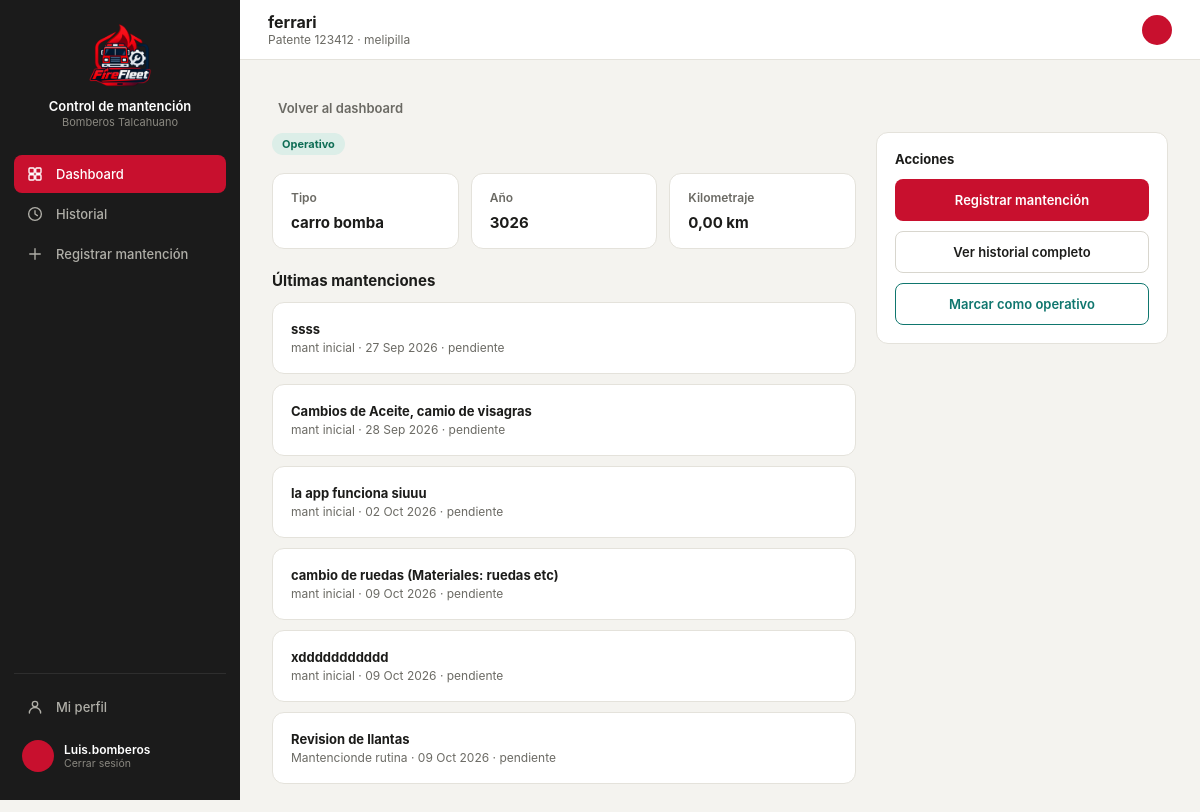
Page /vehidetalle/1/ (signed in) on the earlier database version.
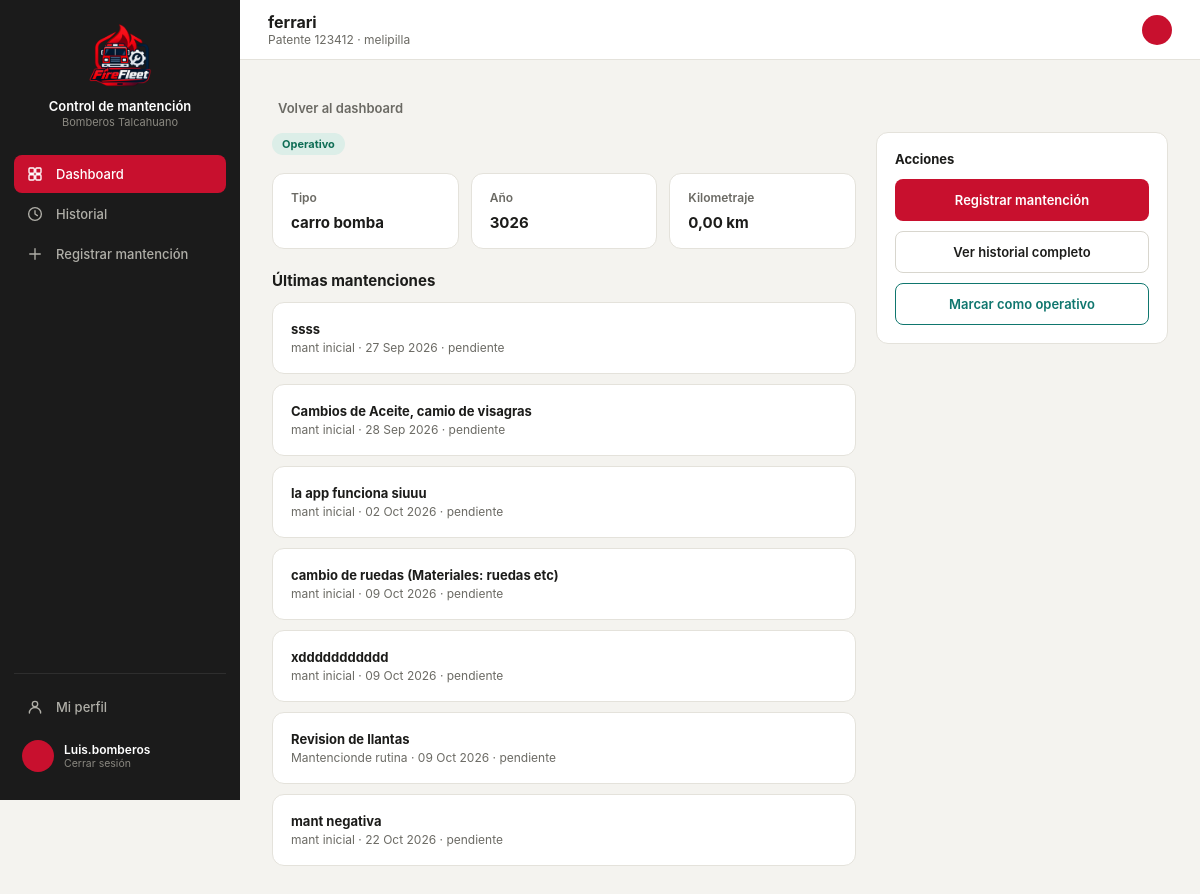
Same page on the later database version.
### core/models.py (models this page shows)
class Mantencion(models.Model):
    id_mant = models.AutoField(primary_key=True)
    id_vehi = models.ForeignKey(
        Vehiculo, on_delete=models.CASCADE, db_column="id_vehi", related_name="mantenciones",
    )
    id_tipo = models.ForeignKey(
        TipoMantencion, on_delete=models.PROTECT, db_column="id_tipo", related_name="mantenciones",
    )
    descripcion = models.TextField(blank=True, default='')
    fecha_in = models.DateField(auto_now_add=True)
    fecha_ter = models.DateField(null=True, blank=True)
    estado = models.CharField(max_length=30, default="pendiente")
    costo_t = models.DecimalField(max_digits=12, decimal_places=2, default=0)
    respon = models.CharField(max_length=120, blank=True)
    class Meta:
        db_table = "mantencion"

class TipoMantencion(models.Model):
    id_tipo = models.AutoField(primary_key=True)
    nombre = models.CharField(max_length=100)
    categ = models.CharField(max_length=50, blank=True)
    perio = models.CharField(max_length=50, blank=True)
    class Meta:
        db_table = "tipomantencion"
        verbose_name = "Tipo de mantención"
        verbose_name_plural = "Tipos de mantención"
    def __str__(self):
        return self.nombre

### core/views.py (the view)
# urls.py: path('vehidetalle/<int:vehiculo_id>/', views.vehidetalle, name='vehidetalle'),
@login_required(login_url='index')
def vehidetalle(request, vehiculo_id):
    vehiculo = get_object_or_404(Vehiculo, pk=vehiculo_id)
    mantenciones = Mantencion.objects.filter(id_vehi=vehiculo)
    context = {
        'vehiculo': vehiculo,
        'mantenciones': mantenciones,
    }
    return render(request, 'core/detalle.html', context)

### core/models.py (called while the page is built)
    def __str__(self):
        return self.nombre

### core/templates/core/detalle.html (shortened to what the changed rows need)
{% load static %}
<!DOCTYPE html>
<html lang="es">
<head>
<link rel="stylesheet" href="https://cdnjs.cloudflare.com/ajax/libs/tabler-icons/2.44.0/iconfont/tabler-icons.min.css">
<link rel="stylesheet" href="{% static 'styles.css' %}">
</head>
<body>
<div class="layout">
  <div class="main">
    <div class="topbar">
      <div style="display:flex; align-items:center; gap:12px;">
        <div>
          <h2 id="topbar-title">{{ vehiculo.nombre|default:vehiculo.modelo }}</h2>
        </div>
      </div>
    </div>
    <div class="content" id="content">
      <div style="display:grid; grid-template-columns:2fr 1fr; gap:20px; align-items:start;">
        <div>
          {% for m in mantenciones %}
            <div class="card" style="margin-bottom:10px;">
              <p style="font-size:13px; font-weight:700; margin:0 0 3px;">{{ m.descripcion }}</p>
              <p style="font-size:12px; color:var(--text2); margin:0;">
                {{ m.id_tipo }} · {{ m.fecha_in|date:"d M Y" }} · {{ m.estado }}
              </p>
            </div>
          {% empty %}
            <p style="font-size:13px; color:var(--text2);">Sin registros aún.</p>
          {% endfor %}
        </div>
      </div>
    </div>
  </div>
</div>
</body>
</html>

Differences in the rows shown:
added Mantencion: descripcion "mant negativa", id_tipo "mant inicial", fecha_in "22 Oct 2026", estado "pendiente"
